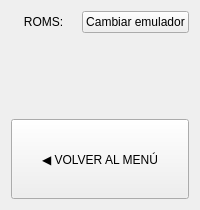
            <widget class="QWidget" name="settingsPage">
             <property name="sizePolicy">
              <sizepolicy hsizetype="Expanding" vsizetype="Expanding">
               <horstretch>0</horstretch>
               <verstretch>0</verstretch>
              </sizepolicy>
             </property>
             <layout class="QVBoxLayout" name="verticalLayout_10">
              <item>
               <layout class="QHBoxLayout" name="horizontalLayout_4">
                <item>
                 <widget class="QLabel" name="label">
                  <property name="text">
                   <string>ROMS:</string>
                  </property>
                  <property name="alignment">
                   <set>Qt::AlignmentFlag::AlignCenter</set>
                  </property>
                 </widget>
                </item>
                <item>
                 <widget class="QPushButton" name="pushButton">
                  <property name="sizePolicy">
                   <sizepolicy hsizetype="Minimum" vsizetype="Expanding">
                    <horstretch>0</horstretch>
                    <verstretch>0</verstretch>
                   </sizepolicy>
                  </property>
                  <property name="text">
                   <string>Cambiar emulador</string>
                  </property>
                 </widget>
                </item>
               </layout>
              </item>
              <item>
               <layout class="QHBoxLayout" name="horizontalLayout_6">
                <item>
                 <spacer name="verticalSpacer_2">
                  <property name="orientation">
                   <enum>Qt::Orientation::Vertical</enum>
                  </property>
                  <property name="sizeHint" stdset="0">
                   <size>
                    <width>20</width>
                    <height>40</height>
                   </size>
                  </property>
                 </spacer>
                </item>
               </layout>
              </item>
              <item>
               <layout class="QHBoxLayout" name="horizontalLayout_7">
                <item>
                 <spacer name="verticalSpacer_3">
                  <property name="orientation">
                   <enum>Qt::Orientation::Vertical</enum>
                  </property>
                  <property name="sizeHint" stdset="0">
                   <size>
                    <width>20</width>
                    <height>40</height>
                   </size>
                  </property>
                 </spacer>
                </item>
               </layout>
              </item>
              <item>
               <widget class="QPushButton" name="settingsBackButton">
                <property name="minimumSize">
                 <size>
                  <width>0</width>
                  <height>80</height>
                 </size>
                </property>
                <property name="text">
                 <string>◀ VOLVER AL MENÚ</string>
                </property>
                <property name="type" stdset="0">
                 <string>secondary</string>
                </property>
               </widget>
              </item>
             </layout>
            </widget>
